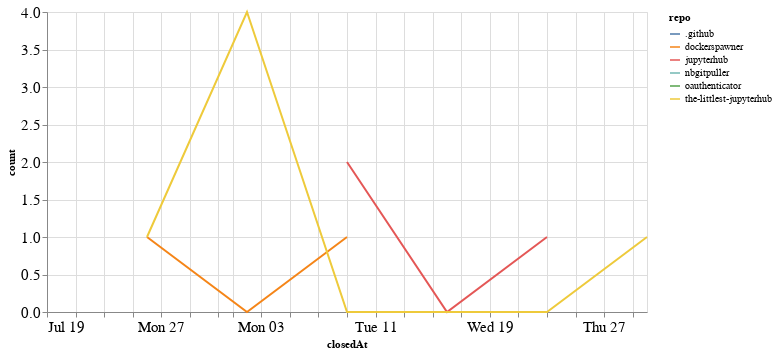

The code cell stored with this chart in its notebook:
### Code cell
closed_by_time = closed_by.groupby('repo').resample('W', on='closedAt').count()['author'].reset_index()
closed_by_time = closed_by_time.rename(columns={'author': 'count'})

alt.Chart(closed_by_time, width=600).mark_line().encode(
    x='closedAt',
    y='count',
    color='repo',
    tooltip="repo"
)

### Figure 1 — Vega-Lite specification as saved in the notebook (floating-point values rounded to 4 significant figures)
{"config": {"axisLeft": {"labelFontSize": 15}, "axisBottom": {"labelFontSize": 15}}, "data": {"name": "data-c3d19696330831e1506efb88686e5071"}, "mark": "line", "encoding": {"color": {"type": "nominal", "field": "repo"}, "tooltip": {"type": "nominal", "field": "repo"}, "x": {"type": "temporal", "field": "closedAt"}, "y": {"type": "quantitative", "field": "count"}}, "width": 600, "$schema": "https://vega.github.io/schema/vega-lite/v4.8.1.json", "datasets": {"data-c3d19696330831e1506efb88686e5071": [{"repo": ".github", "closedAt": "2020-08-02T00:00:00", "count": 1}, {"repo": "dockerspawner", "closedAt": "2020-07-26T00:00:00", "count": 1}, {"repo": "dockerspawner", "closedAt": "2020-08-02T00:00:00", "count": 0}, {"repo": "dockerspawner", "closedAt": "2020-08-09T00:00:00", "count": 1}, {"repo": "jupyterhub", "closedAt": "2020-08-09T00:00:00", "count": 2}, {"repo": "jupyterhub", "closedAt": "2020-08-16T00:00:00", "count": 0}, {"repo": "jupyterhub", "closedAt": "2020-08-23T00:00:00", "count": 1}, {"repo": "nbgitpuller", "closedAt": "2020-07-19T00:00:00", "count": 1}, {"repo": "oauthenticator", "closedAt": "2020-08-02T00:00:00", "count": 1}, {"repo": "the-littlest-jupyterhub", "closedAt": "2020-07-26T00:00:00", "count": 1}, {"repo": "the-littlest-jupyterhub", "closedAt": "2020-08-02T00:00:00", "count": 4}, {"repo": "the-littlest-jupyterhub", "closedAt": "2020-08-09T00:00:00", "count": 0}, {"repo": "the-littlest-jupyterhub", "closedAt": "2020-08-16T00:00:00", "count": 0}, {"repo": "the-littlest-jupyterhub", "closedAt": "2020-08-23T00:00:00", "count": 0}, {"repo": "the-littlest-jupyterhub", "closedAt": "2020-08-30T00:00:00", "count": 1}]}}
